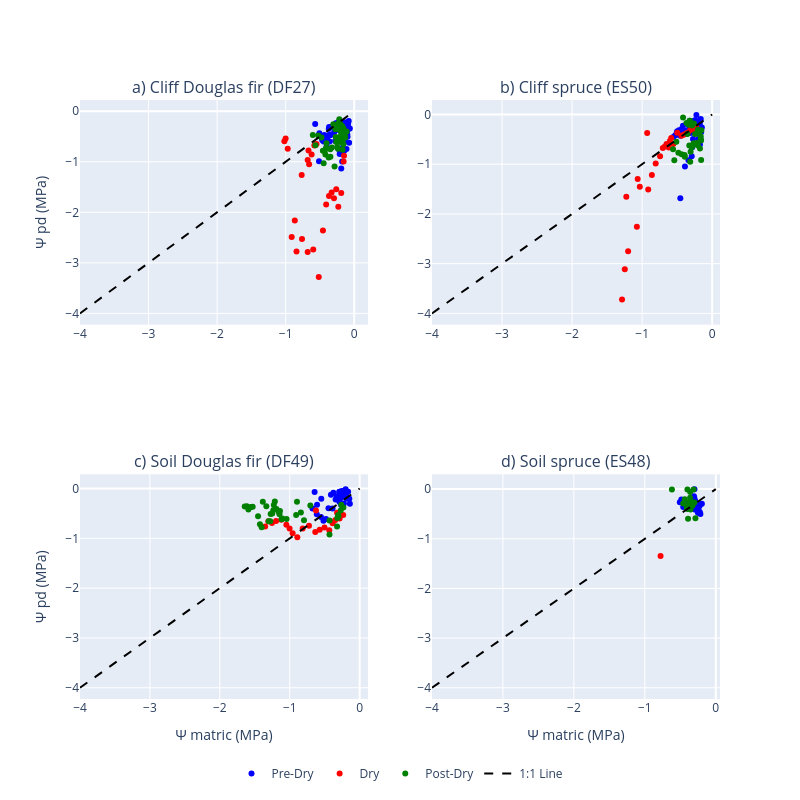

The notebook cell saved with this chart:
### Markdown cell above
A ΔΨ of 1 MPa can have physiological impacts. For example, it may indicate that the tree is not fully rehydrating at night, which could lead to cumulative water stress over time. In species sensitive to embolism, a 1 MPa difference might approach thresholds for cavitation (e.g., if the tree’s 50% loss of conductivity occurs at -2 to -3 MPa, a Ψ_pd of -1.5 MPa is getting close to that threshold).
Compare this ΔΨ to vulnerability curves (which you plan to calculate next). If ΔΨ values are approaching critical thresholds for embolism, the variability is biologically significant.

### Code cell
from utils.predawn import plot_hydraulic_disconnection, compare_hydraulic_disconnection
path_output_graphs = str(path_cwd) + '/Output_graphs/'

# Plot ΔΨ vs. Soil Moisture for 2021 and 2022
plot_metrics_2021 = plot_hydraulic_disconnection(trees_data, '2021')
plot_metrics_2022 = plot_hydraulic_disconnection(trees_data, '2022')
comp_metrics = compare_hydraulic_disconnection(trees_data,path_output=path_output_graphs)

### Figure 1 — Plotly figure (JSON) as saved in the notebook; plotly's stock layout.template omitted (floating-point values rounded to 4 significant figures)
{"data": [{"legendgroup": "Pre-Dry", "marker": {"color": "blue"}, "mode": "markers", "name": "Pre-Dry", "showlegend": true, "type": "scatter", "x": [-0.1098, -0.0935, -0.09756, -0.1009, -0.09727, -0.06376, -0.08028, -0.08939, -0.1023, -0.1135, -0.1325, -0.1632, -0.1994, -0.2358, -0.2699, -0.3037, -0.337, -0.3591, -0.3541, -0.3596, -0.3673, -0.3709, -0.3941, -0.4352, -0.4667, -0.5082, -0.5696, -0.5134, -0.1468, -0.1813, -0.2121, -0.2122, -0.1129, -0.146, -0.1425, -0.2511, -0.2927, -0.3492, -0.4183, -0.4465, -0.3907, -0.4024, -0.2786, -0.1354, -0.1515, -0.07475, -0.1334, -0.1679, -0.189, -0.1761], "xaxis": "x", "y": [-0.2977, -0.2582, -0.503, -0.2916, -0.3766, -0.3398, -0.1919, -0.2498, -0.4537, -0.4454, -0.3601, -0.2638, -0.3976, -0.2249, -0.2386, -0.305, -0.3093, -0.4592, -0.4698, -0.6012, -0.3097, -0.3464, -0.5512, -0.4705, -0.576, -0.4379, -0.2525, -0.9889, -0.7834, -0.798, -0.7834, -0.8461, -0.7479, -0.2713, -0.2205, -0.3678, -0.4173, -0.4755, -0.5133, -0.5994, -0.6085, -0.6961, -0.5887, -0.4368, -0.5428, -0.6224, -0.5995, -0.7212, -1.132, -0.9964], "yaxis": "y"}, {"legendgroup": "Dry", "marker": {"color": "red"}, "mode": "markers", "name": "Dry", "showlegend": true, "type": "scatter", "x": [-0.1546, -0.1487, -0.1896, -0.2322, -0.2621, -0.295, -0.3299, -0.3682, -0.4093, -0.4561, -0.5171, -0.5975, -0.6788, -0.7614, -0.8418, -0.8667, -0.9121, -1.0, -1.019, -0.97, -0.5503, -0.566, -0.5813, -0.6216, -0.6577, -0.6788, -0.6669, -0.7664], "xaxis": "x", "y": [-0.996, -0.8807, -1.618, -1.889, -1.542, -1.719, -1.61, -1.678, -1.844, -2.359, -3.28, -2.734, -2.787, -2.527, -2.777, -2.16, -2.488, -0.5397, -0.5938, -0.7439, -0.6493, -0.6666, -0.6774, -0.8557, -1.048, -0.9641, -0.7763, -1.261], "yaxis": "y"}, {"legendgroup": "Post-Dry", "marker": {"color": "green"}, "mode": "markers", "name": "Post-Dry", "showlegend": true, "type": "scatter", "x": [-0.1422, -0.1117, -0.1306, -0.1332, -0.1569, -0.1788, -0.2052, -0.2179, -0.1583, -0.1974, -0.2345, -0.2523, -0.2372, -0.2549, -0.2751, -0.3041, -0.3484, -0.4098, -0.478, -0.5254, -0.5661, -0.6036, -0.2633, -0.169, -0.1765, -0.1971, -0.2043, -0.1695, -0.2054, -0.2693, -0.2466, -0.2866, -0.3247, -0.3472, -0.3737, -0.4042, -0.4306, -0.457, -0.4096, -0.4205, -0.4456], "xaxis": "x", "y": [-0.4476, -0.4016, -0.5201, -0.4939, -0.6514, -0.5392, -0.2486, -0.1604, -0.3388, -0.4934, -0.2421, -0.3248, -0.7415, -0.3531, -0.3545, -0.2585, -0.751, -0.7319, -0.5209, -0.4798, -0.6738, -0.4716, -0.6083, -0.5783, -0.2933, -0.3964, -0.5764, -0.7603, -0.6103, -0.5102, -0.7087, -1.092, -0.7167, -0.9009, -0.9136, -0.6347, -0.7813, -0.7823, -0.7358, -0.8545, -1.029], "yaxis": "y"}, {"line": {"color": "black", "dash": "dash"}, "mode": "lines", "name": "1:1 Line", "showlegend": true, "type": "scatter", "x": [-4, 0], "xaxis": "x", "y": [-4, 0], "yaxis": "y"}, {"legendgroup": "Pre-Dry", "marker": {"color": "blue"}, "mode": "markers", "name": "Pre-Dry", "showlegend": false, "type": "scatter", "x": [-0.1563, -0.1628, -0.1473, -0.1628, -0.1745, -0.1757, -0.1919, -0.2429, -0.2694, -0.2988, -0.3272, -0.3178, -0.3581, -0.3712, -0.3974, -0.4166, -0.4345, -0.43, -0.4556, -0.4757, -0.5025, -0.468, -0.2545, -0.2953, -0.3253, -0.3254, -0.2071, -0.2253, -0.2568, -0.2847, -0.2734, -0.1926, -0.2921, -0.3379, -0.3887, -0.4544, -0.5094, -0.5268, -0.5535, -0.482, -0.2294, -0.2461, -0.1735, -0.2051, -0.2275, -0.229], "xaxis": "x2", "y": [-0.3527, -0.09033, -0.2633, -0.3237, -0.6025, -0.1871, -0.292, -0.305, -0.2461, -0.268, -0.2361, -0.201, -0.3826, -0.3223, -0.3437, -0.2241, -0.3139, -0.2794, -0.4265, -0.3165, -0.3445, -0.3751, -0.1265, -0.3681, -0.3747, -0.3513, -0.3508, -0.01, -0.1402, -0.6597, -0.4914, -0.4886, -0.8404, -0.9217, -1.045, -1.684, -0.4043, -0.4168, -0.4535, -0.3952, -0.3174, -0.1176, -0.1057, -0.1709, -0.2026, -0.2242], "yaxis": "y2"}, {"legendgroup": "Dry", "marker": {"color": "red"}, "mode": "markers", "name": "Dry", "showlegend": false, "type": "scatter", "x": [-0.2283, -0.2257, -0.2536, -0.2852, -0.3132, -0.3456, -0.3742, -0.4064, -0.4396, -0.4978, -0.5545, -0.5847, -0.6037, -0.6198, -0.6514, -0.6749, -0.7045, -0.7434, -0.8064, -0.861, -0.9131, -0.9279, -1.033, -1.063, -1.075, -1.2, -1.226, -1.247, -1.287], "xaxis": "x2", "y": [-0.2626, -0.2724, -0.2354, -0.3001, -0.3097, -0.3693, -0.3839, -0.4072, -0.4254, -0.3694, -0.594, -0.4705, -0.5332, -0.6631, -0.5931, -0.6439, -0.6749, -0.8377, -0.9855, -1.216, -1.511, -0.3725, -1.454, -1.299, -2.259, -2.751, -1.654, -3.115, -3.718], "yaxis": "y2"}, {"legendgroup": "Post-Dry", "marker": {"color": "green"}, "mode": "markers", "name": "Post-Dry", "showlegend": false, "type": "scatter", "x": [-0.1574, -0.1546, -0.1583, -0.1631, -0.1637, -0.1742, -0.1882, -0.2058, -0.2193, -0.2043, -0.2224, -0.2434, -0.2656, -0.2874, -0.3081, -0.3263, -0.3537, -0.394, -0.437, -0.4825, -0.5111, -0.5405, -0.5587, -0.3906, -0.3136, -0.3172, -0.3346, -0.2599, -0.2877, -0.3226, -0.3671, -0.4155], "xaxis": "x2", "y": [-0.916, -0.3158, -0.5221, -0.4912, -0.4384, -0.685, -0.3912, -0.3081, -0.5758, -0.6242, -0.5942, -0.3941, -0.5787, -0.6548, -0.7479, -0.6262, -0.3944, -0.8124, -0.7994, -0.7693, -0.5492, -0.9217, -0.6994, -0.8514, -0.9511, -0.1283, -0.204, -0.1822, -0.2208, -0.1246, -0.1718, -0.06013], "yaxis": "y2"}, {"line": {"color": "black", "dash": "dash"}, "mode": "lines", "name": "1:1 Line", "showlegend": false, "type": "scatter", "x": [-4, 0], "xaxis": "x2", "y": [-4, 0], "yaxis": "y2"}, {"legendgroup": "Pre-Dry", "marker": {"color": "blue"}, "mode": "markers", "name": "Pre-Dry", "showlegend": false, "type": "scatter", "x": [-0.2241, -0.2286, -0.2338, -0.2387, -0.2416, -0.2471, -0.2533, -0.2597, -0.2666, -0.2502, -0.2251, -0.2429, -0.2643, -0.283, -0.2924, -0.1402, -0.1477, -0.1577, -0.1652, -0.1736, -0.1888, -0.1969, -0.1997, -0.1938, -0.2009, -0.2097, -0.22, -0.2289, -0.2381, -0.2501, -0.2609, -0.2387, -0.2567, -0.2731, -0.2895, -0.3224, -0.3435, -0.4107, -0.2904, -0.3289, -0.3758, -0.5487, -0.644, -0.6091, -0.3872, -0.4457, -0.4825, -0.5177, -0.5529, -0.6128, -0.6748], "xaxis": "x3", "y": [-0.07421, -0.1137, -0.08332, -0.05624, -0.09808, -0.07444, -0.05512, -0.0703, -0.1868, -0.3085, -0.3004, -0.3316, -0.3326, -0.2734, -0.2571, -0.3057, -0.2031, -0.195, -0.06358, -0.1998, -0.2005, -0.09559, -0.1416, -0.05269, -0.0164, -0.08675, -0.101, -0.07938, -0.09969, -0.1006, -0.1052, -0.04904, -0.06441, -0.05889, -0.06316, -0.1851, -0.2214, -0.125, -0.06901, -0.1569, -0.08371, -0.2041, -0.0708, -0.3268, -0.4015, -0.3937, -0.6093, -0.6489, -0.5696, -0.5162, -0.3983], "yaxis": "y3"}, {"legendgroup": "Dry", "marker": {"color": "red"}, "mode": "markers", "name": "Dry", "showlegend": false, "type": "scatter", "x": [-0.6247, -0.2347, -0.2865, -0.3229, -0.3516, -0.3869, -0.4344, -0.5025, -0.5712, -0.6346, -0.7246, -0.8147, -0.8914, -0.9588, -1.003, -1.048, -1.12, -1.195, -1.254, -1.306, -1.352], "xaxis": "x3", "y": [-0.443, -0.5312, -0.6013, -0.4884, -0.6359, -0.6975, -0.8385, -0.782, -0.8284, -0.8714, -0.7462, -0.8034, -0.9798, -0.8963, -0.8015, -0.7284, -0.6274, -0.6498, -0.6919, -0.6572, -0.7598], "yaxis": "y3"}, {"legendgroup": "Post-Dry", "marker": {"color": "green"}, "mode": "markers", "name": "Post-Dry", "showlegend": false, "type": "scatter", "x": [-1.402, -1.426, -1.453, -1.335, -0.7053, -0.8966, -1.53, -1.555, -1.591, -1.614, -1.644, -1.385, -0.2328, -0.2632, -0.2711, -0.304, -0.3229, -0.307, -0.3193, -0.4308, -0.7963, -0.8407, -0.9084, -1.045, -1.105, -1.147, -1.14, -1.15, -1.156, -1.19, -1.213, -1.227, -1.235, -1.25, -1.273, -1.278, -1.301, -1.117, -0.4314], "xaxis": "x3", "y": [-0.778, -0.7182, -0.5563, -0.3533, -0.3381, -0.2632, -0.3642, -0.371, -0.4191, -0.354, -0.3628, -0.2651, -0.3809, -0.3236, -0.4431, -0.5562, -0.7633, -0.5315, -0.5919, -0.6424, -0.6365, -0.4815, -0.5312, -0.6092, -0.6007, -0.5165, -0.4522, -0.4595, -0.4721, -0.4128, -0.259, -0.3289, -0.4379, -0.499, -0.5107, -0.6579, -0.6585, -0.6172, -0.921], "yaxis": "y3"}, {"line": {"color": "black", "dash": "dash"}, "mode": "lines", "name": "1:1 Line", "showlegend": false, "type": "scatter", "x": [-4, 0], "xaxis": "x3", "y": [-4, 0], "yaxis": "y3"}, {"legendgroup": "Pre-Dry", "marker": {"color": "blue"}, "mode": "markers", "name": "Pre-Dry", "showlegend": false, "type": "scatter", "x": [-0.2978, -0.2899, -0.2965, -0.3005, -0.3065, -0.3138, -0.2949, -0.2676, -0.2249, -0.2393, -0.2515, -0.2611, -0.2648, -0.2252, -0.1962, -0.2165, -0.2234, -0.2275, -0.3588, -0.3828, -0.4122, -0.4301, -0.4422, -0.4721, -0.5068, -0.4847, -0.2895, -0.3314, -0.3657, -0.3918, -0.4219, -0.4592], "xaxis": "x4", "y": [-0.1993, -0.2446, -0.4081, -0.004842, -0.1411, -0.3335, -0.294, -0.4186, -0.3281, -0.3612, -0.4775, -0.3797, -0.4003, -0.3068, -0.2924, -0.4989, -0.485, -0.4542, -0.2776, -0.35, -0.331, -0.2957, -0.2261, -0.2515, -0.2644, -0.2082, -0.2619, -0.2497, -0.377, -0.3478, -0.3347, -0.3594], "yaxis": "y4"}, {"legendgroup": "Dry", "marker": {"color": "red"}, "mode": "markers", "name": "Dry", "showlegend": false, "type": "scatter", "x": [-0.778], "xaxis": "x4", "y": [-1.348], "yaxis": "y4"}, {"legendgroup": "Post-Dry", "marker": {"color": "green"}, "mode": "markers", "name": "Post-Dry", "showlegend": false, "type": "scatter", "x": [-0.618, -0.3616, -0.3604, -0.3993, -0.4375, -0.4582, -0.3152, -0.3401, -0.3609, -0.4045, -0.3991, -0.2868, -0.3008, -0.3129, -0.3267, -0.3394, -0.3556, -0.3747, -0.3909, -0.4089], "xaxis": "x4", "y": [-0.01, -0.1752, -0.05989, -0.01, -0.2018, -0.2893, -0.2682, -0.2874, -0.3128, -0.3442, -0.4, -0.5859, -0.2676, -0.01, -0.3285, -0.2898, -0.4096, -0.2711, -0.5974, -0.3787], "yaxis": "y4"}, {"line": {"color": "black", "dash": "dash"}, "mode": "lines", "name": "1:1 Line", "showlegend": false, "type": "scatter", "x": [-4, 0], "xaxis": "x4", "y": [-4, 0], "yaxis": "y4"}], "layout": {"annotations": [{"font": {"size": 16}, "showarrow": false, "text": "a) Cliff Douglas fir (DF27)", "x": 0.225, "xanchor": "center", "xref": "paper", "y": 1, "yanchor": "bottom", "yref": "paper"}, {"font": {"size": 16}, "showarrow": false, "text": "b) Cliff spruce (ES50)", "x": 0.775, "xanchor": "center", "xref": "paper", "y": 1, "yanchor": "bottom", "yref": "paper"}, {"font": {"size": 16}, "showarrow": false, "text": "c) Soil Douglas fir (DF49)", "x": 0.225, "xanchor": "center", "xref": "paper", "y": 0.375, "yanchor": "bottom", "yref": "paper"}, {"font": {"size": 16}, "showarrow": false, "text": "d) Soil spruce (ES48)", "x": 0.775, "xanchor": "center", "xref": "paper", "y": 0.375, "yanchor": "bottom", "yref": "paper"}], "height": 800, "legend": {"orientation": "h", "x": 0.5, "xanchor": "center", "y": -0.1, "yanchor": "top"}, "showlegend": true, "width": 800, "xaxis": {"anchor": "y", "domain": [0, 0.45]}, "xaxis2": {"anchor": "y2", "domain": [0.55, 1]}, "xaxis3": {"anchor": "y3", "domain": [0, 0.45], "title": {"text": "Ψ matric (MPa)"}}, "xaxis4": {"anchor": "y4", "domain": [0.55, 1], "title": {"text": "Ψ matric (MPa)"}}, "yaxis": {"anchor": "x", "domain": [0.625, 1], "title": {"text": "Ψ pd (MPa)"}}, "yaxis2": {"anchor": "x2", "domain": [0.625, 1]}, "yaxis3": {"anchor": "x3", "domain": [0, 0.375], "title": {"text": "Ψ pd (MPa)"}}, "yaxis4": {"anchor": "x4", "domain": [0, 0.375]}}}
